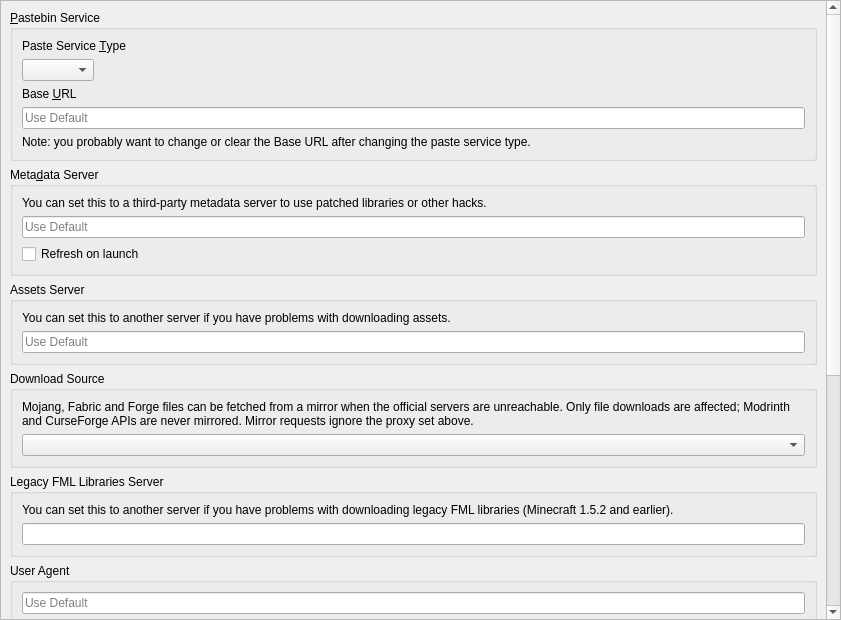
<?xml version="1.0" encoding="UTF-8"?>
<ui version="4.0">
 <class>APIPage</class>
 <widget class="QWidget" name="APIPage">
  <property name="geometry">
   <rect>
    <x>0</x>
    <y>0</y>
    <width>841</width>
    <height>620</height>
   </rect>
  </property>
  <layout class="QVBoxLayout" name="verticalLayout_2">
   <property name="leftMargin">
    <number>0</number>
   </property>
   <property name="topMargin">
    <number>0</number>
   </property>
   <property name="rightMargin">
    <number>0</number>
   </property>
   <property name="bottomMargin">
    <number>0</number>
   </property>
   <item>
    <widget class="QScrollArea" name="scrollArea">
     <property name="widgetResizable">
      <bool>true</bool>
     </property>
     <widget class="QWidget" name="scrollAreaWidgetContents">
      <property name="geometry">
       <rect>
        <x>0</x>
        <y>0</y>
        <width>825</width>
        <height>1236</height>
       </rect>
      </property>
      <layout class="QVBoxLayout" name="verticalLayout">
       <item>
        <widget class="QGroupBox" name="groupBox_paste">
         <property name="title">
          <string>&amp;Pastebin Service</string>
         </property>
         <layout class="QVBoxLayout" name="verticalLayout_3">
          <item>
           <widget class="QLabel" name="pasteServiceTypeLabel">
            <property name="text">
             <string>Paste Service &amp;Type</string>
            </property>
            <property name="buddy">
             <cstring>pasteTypeComboBox</cstring>
            </property>
           </widget>
          </item>
          <item>
           <widget class="QComboBox" name="pasteTypeComboBox">
            <property name="sizePolicy">
             <sizepolicy hsizetype="Maximum" vsizetype="Fixed">
              <horstretch>0</horstretch>
              <verstretch>0</verstretch>
             </sizepolicy>
            </property>
           </widget>
          </item>
          <item>
           <widget class="QLabel" name="baseURLLabel">
            <property name="text">
             <string>Base &amp;URL</string>
            </property>
            <property name="buddy">
             <cstring>baseURLEntry</cstring>
            </property>
           </widget>
          </item>
          <item>
           <widget class="QLineEdit" name="baseURLEntry">
            <property name="placeholderText">
             <string>Use Default</string>
            </property>
            <property name="clearButtonEnabled">
             <bool>true</bool>
            </property>
           </widget>
          </item>
          <item>
           <widget class="QLabel" name="baseURLNote">
            <property name="text">
             <string>Note: you probably want to change or clear the Base URL after changing the paste service type.</string>
            </property>
            <property name="wordWrap">
             <bool>true</bool>
            </property>
           </widget>
          </item>
         </layout>
        </widget>
       </item>
       <item>
        <widget class="QGroupBox" name="groupBox_meta">
         <property name="title">
          <string>Meta&amp;data Server</string>
         </property>
         <layout class="QVBoxLayout" name="verticalLayout_5">
          <item>
           <widget class="QLabel" name="label_6">
            <property name="text">
             <string>You can set this to a third-party metadata server to use patched libraries or other hacks.</string>
            </property>
            <property name="textFormat">
             <enum>Qt::RichText</enum>
            </property>
            <property name="wordWrap">
             <bool>true</bool>
            </property>
            <property name="openExternalLinks">
             <bool>true</bool>
            </property>
           </widget>
          </item>
          <item>
           <widget class="QLineEdit" name="metaURL">
            <property name="placeholderText">
             <string>Use Default</string>
            </property>
           </widget>
          </item>
          <item>
           <widget class="QCheckBox" name="metaRefreshOnLaunchCB">
            <property name="text">
             <string>Refresh on launch</string>
            </property>
           </widget>
          </item>
         </layout>
        </widget>
       </item>
       <item>
        <widget class="QGroupBox" name="groupBox_assets">
         <property name="title">
          <string>Assets Server</string>
         </property>
         <layout class="QVBoxLayout" name="verticalLayout_6">
          <item>
           <widget class="QLabel" name="label_7">
            <property name="text">
             <string>You can set this to another server if you have problems with downloading assets.</string>
            </property>
            <property name="textFormat">
             <enum>Qt::RichText</enum>
            </property>
            <property name="wordWrap">
             <bool>true</bool>
            </property>
            <property name="openExternalLinks">
             <bool>true</bool>
            </property>
           </widget>
          </item>
          <item>
           <widget class="QLineEdit" name="resourceURL">
            <property name="placeholderText">
             <string>Use Default</string>
            </property>
           </widget>
          </item>
         </layout>
        </widget>
       </item>
       <item>
        <widget class="QGroupBox" name="groupBox_downloadSource">
         <property name="title">
          <string>Download Source</string>
         </property>
         <layout class="QVBoxLayout" name="verticalLayout_downloadSource">
          <item>
           <widget class="QLabel" name="label_downloadSource">
            <property name="text">
             <string>Mojang, Fabric and Forge files can be fetched from a mirror when the official servers are unreachable. Only file downloads are affected; Modrinth and CurseForge APIs are never mirrored. Mirror requests ignore the proxy set above.</string>
            </property>
            <property name="textFormat">
             <enum>Qt::RichText</enum>
            </property>
            <property name="wordWrap">
             <bool>true</bool>
            </property>
           </widget>
          </item>
          <item>
           <widget class="QComboBox" name="downloadSourceCombo"/>
          </item>
         </layout>
        </widget>
       </item>
       <item>
        <widget class="QGroupBox" name="groupBox_fmllibs">
         <property name="title">
          <string>Legacy FML Libraries Server</string>
         </property>
         <layout class="QVBoxLayout" name="verticalLayout_8">
          <item>
           <widget class="QLabel" name="label">
            <property name="text">
             <string>You can set this to another server if you have problems with downloading legacy FML libraries (Minecraft 1.5.2 and earlier).</string>
            </property>
            <property name="textFormat">
             <enum>Qt::RichText</enum>
            </property>
            <property name="wordWrap">
             <bool>true</bool>
            </property>
            <property name="openExternalLinks">
             <bool>true</bool>
            </property>
           </widget>
          </item>
          <item>
           <widget class="QLineEdit" name="legacyFMLLibsURL"/>
          </item>
         </layout>
        </widget>
       </item>
       <item>
        <widget class="QGroupBox" name="groupBox_ua">
         <property name="minimumSize">
          <size>
           <width>0</width>
           <height>0</height>
          </size>
         </property>
         <property name="title">
          <string>User Agent</string>
         </property>
         <layout class="QVBoxLayout" name="verticalLayout_7">
          <item>
           <widget class="QLineEdit" name="userAgentLineEdit">
            <property name="placeholderText">
             <string>Use Default</string>
            </property>
           </widget>
          </item>
          <item>
           <widget class="QLabel" name="userAgentLabel">
            <property name="text">
             <string>Enter a custom User Agent here. The special string $LAUNCHER_VER will be replaced with the version of the launcher.</string>
            </property>
            <property name="wordWrap">
             <bool>true</bool>
            </property>
           </widget>
          </item>
         </layout>
        </widget>
       </item>
       <item>
        <widget class="QGroupBox" name="groupBox_msa">
         <property name="title">
          <string>&amp;API Keys</string>
         </property>
         <layout class="QVBoxLayout" name="verticalLayout_4">
          <item>
           <widget class="QLabel" name="msaClientIDLabel">
            <property name="text">
             <string>&amp;Microsoft Authentication</string>
            </property>
            <property name="textFormat">
             <enum>Qt::RichText</enum>
            </property>
            <property name="wordWrap">
             <bool>true</bool>
            </property>
            <property name="openExternalLinks">
             <bool>true</bool>
            </property>
            <property name="buddy">
             <cstring>msaClientID</cstring>
            </property>
           </widget>
          </item>
          <item>
           <widget class="QLineEdit" name="msaClientID">
            <property name="placeholderText">
             <string>Use Default</string>
            </property>
           </widget>
          </item>
          <item>
           <widget class="QLabel" name="label_3">
            <property name="text">
             <string>Note: you probably don't need to set this if logging in via Microsoft Authentication already works.</string>
            </property>
            <property name="textFormat">
             <enum>Qt::RichText</enum>
            </property>
            <property name="wordWrap">
             <bool>true</bool>
            </property>
           </widget>
          </item>
          <item>
           <spacer name="verticalSpacer">
            <property name="orientation">
             <enum>Qt::Vertical</enum>
            </property>
            <property name="sizeType">
             <enum>QSizePolicy::Fixed</enum>
            </property>
            <property name="sizeHint" stdset="0">
             <size>
              <width>0</width>
              <height>6</height>
             </size>
            </property>
           </spacer>
          </item>
          <item>
           <widget class="QLabel" name="modrinthTokenLabel">
            <property name="text">
             <string>Mod&amp;rinth</string>
            </property>
            <property name="textFormat">
             <enum>Qt::RichText</enum>
            </property>
            <property name="wordWrap">
             <bool>true</bool>
            </property>
            <property name="openExternalLinks">
             <bool>true</bool>
            </property>
            <property name="buddy">
             <cstring>modrinthToken</cstring>
            </property>
           </widget>
          </item>
          <item>
           <widget class="QLineEdit" name="modrinthToken">
            <property name="enabled">
             <bool>true</bool>
            </property>
            <property name="placeholderText">
             <string>Use None</string>
            </property>
           </widget>
          </item>
          <item>
           <widget class="QLabel" name="label_8">
            <property name="text">
             <string>&lt;html&gt;&lt;head/&gt;&lt;body&gt;&lt;p&gt;Note: you only need to set this to access private data. Read the &lt;a href=&quot;https://docs.modrinth.com/api/#authentication&quot;&gt;documentation&lt;/a&gt; for more information.&lt;/p&gt;&lt;/body&gt;&lt;/html&gt;</string>
            </property>
            <property name="wordWrap">
             <bool>true</bool>
            </property>
            <property name="openExternalLinks">
             <bool>true</bool>
            </property>
           </widget>
          </item>
          <item>
           <spacer name="verticalSpacer_4">
            <property name="orientation">
             <enum>Qt::Vertical</enum>
            </property>
            <property name="sizeType">
             <enum>QSizePolicy::Fixed</enum>
            </property>
            <property name="sizeHint" stdset="0">
             <size>
              <width>0</width>
              <height>6</height>
             </size>
            </property>
           </spacer>
          </item>
          <item>
           <widget class="QLabel" name="flameKeyLabel">
            <property name="text">
             <string>&amp;CurseForge</string>
            </property>
            <property name="textFormat">
             <enum>Qt::RichText</enum>
            </property>
            <property name="wordWrap">
             <bool>true</bool>
            </property>
            <property name="openExternalLinks">
             <bool>true</bool>
            </property>
            <property name="buddy">
             <cstring>flameKey</cstring>
            </property>
           </widget>
          </item>
          <item>
           <widget class="QLineEdit" name="flameKey">
            <property name="enabled">
             <bool>true</bool>
            </property>
            <property name="placeholderText">
             <string>Use Default</string>
            </property>
           </widget>
          </item>
          <item>
           <widget class="QLabel" name="label_10">
            <property name="text">
             <string>Note: you probably don't need to set this if CurseForge already works.</string>
            </property>
            <property name="wordWrap">
             <bool>true</bool>
            </property>
           </widget>
          </item>
          <item>
           <widget class="QCheckBox" name="FallbackMRBlockedMods">
            <property name="text">
             <string>Enable fallback to Modrinth for blocked mods</string>
            </property>
           </widget>
          </item>
          <item>
           <spacer name="verticalSpacer_3">
            <property name="orientation">
             <enum>Qt::Vertical</enum>
            </property>
            <property name="sizeType">
             <enum>QSizePolicy::Fixed</enum>
            </property>
            <property name="sizeHint" stdset="0">
             <size>
              <width>0</width>
              <height>6</height>
             </size>
            </property>
           </spacer>
          </item>
          <item>
           <widget class="QLabel" name="label_12">
            <property name="text">
             <string>&amp;Technic</string>
            </property>
            <property name="buddy">
             <cstring>technicClientID</cstring>
            </property>
           </widget>
          </item>
          <item>
           <widget class="QLineEdit" name="technicClientID">
            <property name="placeholderText">
             <string>Use Default</string>
            </property>
           </widget>
          </item>
          <item>
           <widget class="QLabel" name="label_11">
            <property name="text">
             <string>&lt;html&gt;&lt;head/&gt;&lt;body&gt;&lt;p&gt;Note: you only need to set this to access private data.&lt;/p&gt;&lt;/body&gt;&lt;/html&gt;</string>
            </property>
            <property name="wordWrap">
             <bool>true</bool>
            </property>
           </widget>
          </item>
         </layout>
        </widget>
       </item>
       <item>
        <spacer name="verticalSpacer_2">
         <property name="orientation">
          <enum>Qt::Vertical</enum>
         </property>
         <property name="sizeHint" stdset="0">
          <size>
           <width>0</width>
           <height>0</height>
          </size>
         </property>
        </spacer>
       </item>
      </layout>
     </widget>
    </widget>
   </item>
  </layout>
 </widget>
 <resources/>
 <connections/>
</ui>
